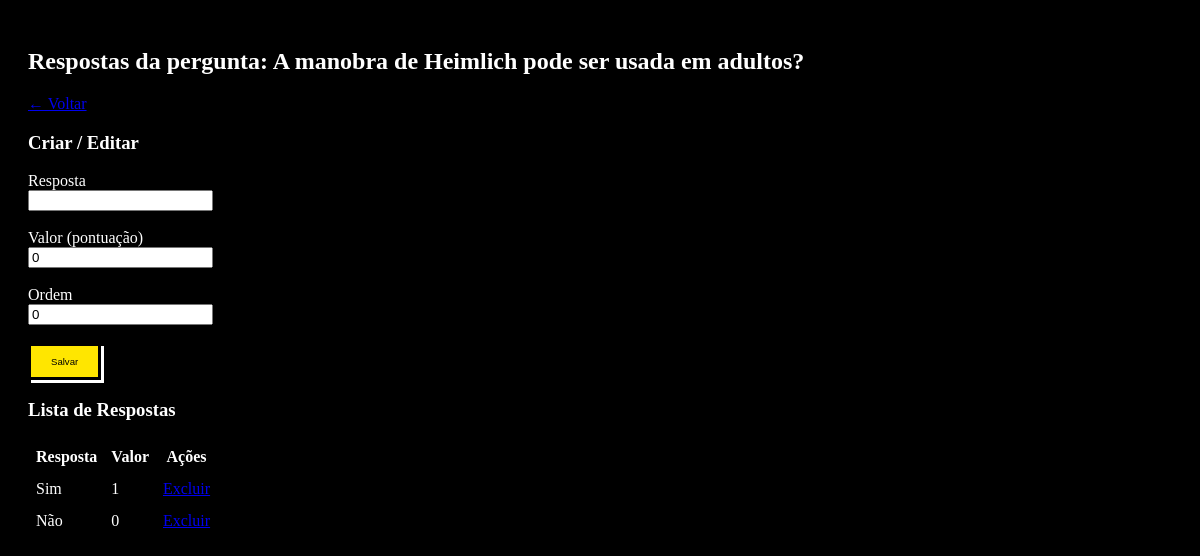
The page /admin/respostas.php?id_questao=3 (signed in) on the database its author committed.
### tables this page shows
CREATE TABLE QUESTOES (
    ID_QUESTAO INT AUTO_INCREMENT PRIMARY KEY,
    ID_QUESTIONARIO INT NOT NULL,
    QUESTAO TEXT NOT NULL,
    TIPO VARCHAR(20) NOT NULL,  
    OBRIGATORIA BOOLEAN DEFAULT TRUE,
    ORDEM INT DEFAULT 0,
    FOREIGN KEY (ID_QUESTIONARIO) REFERENCES QUESTIONARIOS(ID_QUESTIONARIO) ON DELETE CASCADE
);

CREATE TABLE RESPOSTAS (
    ID_RESPOSTA INT AUTO_INCREMENT PRIMARY KEY,
    ID_QUESTAO INT NOT NULL,
    RESPOSTA TEXT NOT NULL,
    VALOR DECIMAL DEFAULT 0,  
    PROX_QUESTAO INT DEFAULT NULL,  
    ORDEM INT DEFAULT 0,
    FOREIGN KEY (ID_QUESTAO) REFERENCES QUESTOES(ID_QUESTAO) ON DELETE CASCADE
);

### admin/respostas.php (the view, shortened to what this page needs)
<?php
$conn = db_connect();
$idq = isset($_GET['id_questao']) ? (int)$_GET['id_questao'] : 0;
$questao = $conn->query('SELECT * FROM QUESTOES WHERE ID_QUESTAO = ' . $idq)->fetch_assoc();
$rows = $conn->query('SELECT * FROM RESPOSTAS WHERE ID_QUESTAO = ' . $idq . ' ORDER BY ORDEM')->fetch_all(MYSQLI_ASSOC);
?>
<!doctype html><html><head><meta charset="utf-8"><title>Respostas</title>
<link rel="stylesheet" href="../public/css/style.css"></head><body style="color:#fff;padding:20px">
  <h2>Respostas da pergunta: <?=htmlspecialchars($questao['QUESTAO'])?></h2>
  <a href="questoes.php?id_questionario=<?= $questao['ID_QUESTIONARIO']?>">← Voltar</a>
  <h3>Criar / Editar</h3>
  <form method="post">
    <label>Resposta<br><input name="resposta" id="resposta" required></label><br><br>
    <label>Valor (pontuação)<br><input name="valor" id="valor" type="number" step="0.1" value="0"></label><br><br>
    <label>Ordem<br><input name="ordem" id="ordem" type="number" value="0"></label><br><br>
    <button class="botao-retro">Salvar</button>
  </form>
  <h3>Lista de Respostas</h3>
  <table border="0" cellpadding="6">
    <tr><th>Resposta</th><th>Valor</th><th>Ações</th></tr>
    <?php foreach($rows as $r): ?>
      <tr>
        <td><?=htmlspecialchars($r['RESPOSTA'])?></td>
        <td><?=htmlspecialchars($r['VALOR'])?></td>
        <td>
          <a href="?delete=<?= $r['ID_RESPOSTA']?>&id_questao=<?= $idq?>" onclick="return confirm('Excluir?')">Excluir</a>
        </td>
      </tr>
    <?php endforeach;?>
  </table>
</body></html>

### public/css/style.css (style rules this page uses)
body { background-color: #000; color: white; font-family: 'Press Start 2P', cursive; }
.botao-retro { display: inline-block; background-color: #FFE600; color: black; font-size: 0.6rem; padding: 10px 20px; border: 3px solid black; box-shadow: 3px 3px 0 white; text-decoration: none; transition: all 0.2s ease-in-out; }

### rows shown on the page
questoes: QUESTAO "A manobra de Heimlich pode ser usada em adultos?"
respostas: RESPOSTA "Sim", VALOR "1"
respostas: RESPOSTA "Não", VALOR "0"
